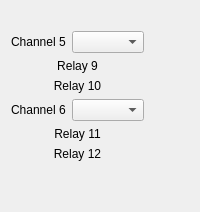
       <widget class="QWidget" name="widget_5" native="true">
        <layout class="QGridLayout" name="gridLayout_6">
         <item row="2" column="0" colspan="2">
          <widget class="QLabel" name="label_19">
           <property name="text">
            <string>Relay 9</string>
           </property>
           <property name="alignment">
            <set>Qt::AlignCenter</set>
           </property>
          </widget>
         </item>
         <item row="1" column="3">
          <widget class="PyDMLabel" name="PyDMLabel_18">
           <property name="toolTip">
            <string/>
           </property>
           <property name="whatsThis">
            <string/>
           </property>
           <property name="alignment">
            <set>Qt::AlignCenter</set>
           </property>
           <property name="channel" stdset="0">
            <string>ca://${DEVICE}:PressureRb-5s</string>
           </property>
          </widget>
         </item>
         <item row="6" column="3">
          <widget class="PyDMLabel" name="PyDMLabel_40">
           <property name="toolTip">
            <string/>
           </property>
           <property name="whatsThis">
            <string/>
           </property>
           <property name="alignment">
            <set>Qt::AlignCenter</set>
           </property>
           <property name="precisionFromPV" stdset="0">
            <bool>false</bool>
           </property>
           <property name="precision" stdset="0">
            <number>3</number>
           </property>
           <property name="channel" stdset="0">
            <string>ca://${DEVICE}:RelayRb-12</string>
           </property>
           <property name="displayFormat" stdset="0">
            <enum>PyDMLabel::Exponential</enum>
           </property>
          </widget>
         </item>
         <item row="4" column="3">
          <widget class="PyDMLabel" name="plblC2">
           <property name="toolTip">
            <string/>
           </property>
           <property name="whatsThis">
            <string/>
           </property>
           <property name="alignment">
            <set>Qt::AlignCenter</set>
           </property>
           <property name="channel" stdset="0">
            <string>ca://${DEVICE}:PressureRb-6s</string>
           </property>
          </widget>
         </item>
         <item row="2" column="3">
          <widget class="PyDMLabel" name="PyDMLabel_37">
           <property name="toolTip">
            <string/>
           </property>
           <property name="whatsThis">
            <string/>
           </property>
           <property name="alignment">
            <set>Qt::AlignCenter</set>
           </property>
           <property name="precisionFromPV" stdset="0">
            <bool>false</bool>
           </property>
           <property name="precision" stdset="0">
            <number>3</number>
           </property>
           <property name="channel" stdset="0">
            <string>ca://${DEVICE}:RelayRb-9</string>
           </property>
           <property name="displayFormat" stdset="0">
            <enum>PyDMLabel::Exponential</enum>
           </property>
          </widget>
         </item>
         <item row="2" column="2">
          <widget class="PyDMLabel" name="PyDMLabel_29">
           <property name="toolTip">
            <string/>
           </property>
           <property name="whatsThis">
            <string/>
           </property>
           <property name="alignment">
            <set>Qt::AlignCenter</set>
           </property>
           <property name="precisionFromPV" stdset="0">
            <bool>false</bool>
           </property>
           <property name="precision" stdset="0">
            <number>3</number>
           </property>
           <property name="channel" stdset="0">
            <string>ca://${DEVICE}:RelayStatusRb-9</string>
           </property>
          </widget>
         </item>
         <item row="1" column="2">
          <widget class="PyDMByteIndicator" name="PyDMByteIndicator_3">
           <property name="toolTip">
            <string/>
           </property>
           <property name="whatsThis">
            <string>
    Widget for graphical representation of bits from an integer number
    with support for Channels and more from PyDM

    Parameters
    ----------
    parent : QWidget
        The parent widget for the Label
    init_channel : str, optional
        The channel to be used by the widget.
    </string>
           </property>
           <property name="channel" stdset="0">
            <string>ca://${DEVICE}:EnableRb-5</string>
           </property>
           <property name="showLabels" stdset="0">
            <bool>false</bool>
           </property>
           <property name="circles" stdset="0">
            <bool>true</bool>
           </property>
          </widget>
         </item>
         <item row="5" column="0" colspan="2">
          <widget class="QLabel" name="label_21">
           <property name="text">
            <string>Relay 11</string>
           </property>
           <property name="alignment">
            <set>Qt::AlignCenter</set>
           </property>
          </widget>
         </item>
         <item row="1" column="1">
          <widget class="PyDMEnumComboBox" name="PyDMEnumComboBox_5">
           <property name="minimumSize">
            <size>
             <width>70</width>
             <height>0</height>
            </size>
           </property>
           <property name="toolTip">
            <string/>
           </property>
           <property name="whatsThis">
            <string>
    A QComboBox with support for Channels and more from PyDM

    Parameters
    ----------
    parent : QWidget
        The parent widget for the Label
    init_channel : str, optional
        The channel to be used by the widget.

    Signals
    -------
    send_value_signal : int, float, str, bool or np.ndarray
        Emitted when the user changes the value.
    activated : int, str
        Emitted when the user chooses an item in the combobox.
    currentIndexChanged : int, str
        Emitted when the index is changed in the combobox.
    highlighted : int, str
        Emitted when an item in the combobox popup list is highlighted
        by the user.
    </string>
           </property>
           <property name="channel" stdset="0">
            <string>ca://${DEVICE}:EnableSp-5</string>
           </property>
          </widget>
         </item>
         <item row="5" column="3">
          <widget class="PyDMLabel" name="PyDMLabel_39">
           <property name="toolTip">
            <string/>
           </property>
           <property name="whatsThis">
            <string/>
           </property>
           <property name="alignment">
            <set>Qt::AlignCenter</set>
           </property>
           <property name="precisionFromPV" stdset="0">
            <bool>false</bool>
           </property>
           <property name="precision" stdset="0">
            <number>3</number>
           </property>
           <property name="channel" stdset="0">
            <string>ca://${DEVICE}:RelayRb-11</string>
           </property>
           <property name="displayFormat" stdset="0">
            <enum>PyDMLabel::Exponential</enum>
           </property>
          </widget>
         </item>
         <item row="6" column="2">
          <widget class="PyDMLabel" name="PyDMLabel_32">
           <property name="toolTip">
            <string/>
           </property>
           <property name="whatsThis">
            <string/>
           </property>
           <property name="alignment">
            <set>Qt::AlignCenter</set>
           </property>
           <property name="precisionFromPV" stdset="0">
            <bool>false</bool>
           </property>
           <property name="precision" stdset="0">
            <number>3</number>
           </property>
           <property name="channel" stdset="0">
            <string>ca://${DEVICE}:RelayStatusRb-12</string>
           </property>
          </widget>
         </item>
         <item row="3" column="2">
          <widget class="PyDMLabel" name="PyDMLabel_30">
           <property name="toolTip">
            <string/>
           </property>
           <property name="whatsThis">
            <string/>
           </property>
           <property name="alignment">
            <set>Qt::AlignCenter</set>
           </property>
           <property name="precisionFromPV" stdset="0">
            <bool>false</bool>
           </property>
           <property name="precision" stdset="0">
            <number>3</number>
           </property>
           <property name="channel" stdset="0">
            <string>ca://${DEVICE}:RelayStatusRb-10</string>
           </property>
          </widget>
         </item>
         <item row="3" column="0" colspan="2">
          <widget class="QLabel" name="label_20">
           <property name="text">
            <string>Relay 10</string>
           </property>
           <property name="alignment">
            <set>Qt::AlignCenter</set>
           </property>
          </widget>
         </item>
         <item row="5" column="2">
          <widget class="PyDMLabel" name="PyDMLabel_31">
           <property name="toolTip">
            <string/>
           </property>
           <property name="whatsThis">
            <string/>
           </property>
           <property name="alignment">
            <set>Qt::AlignCenter</set>
           </property>
           <property name="precisionFromPV" stdset="0">
            <bool>false</bool>
           </property>
           <property name="precision" stdset="0">
            <number>3</number>
           </property>
           <property name="channel" stdset="0">
            <string>ca://${DEVICE}:RelayStatusRb-11</string>
           </property>
          </widget>
         </item>
         <item row="3" column="3">
          <widget class="PyDMLabel" name="PyDMLabel_38">
           <property name="toolTip">
            <string/>
           </property>
           <property name="whatsThis">
            <string/>
           </property>
           <property name="alignment">
            <set>Qt::AlignCenter</set>
           </property>
           <property name="precisionFromPV" stdset="0">
            <bool>false</bool>
           </property>
           <property name="precision" stdset="0">
            <number>3</number>
           </property>
           <property name="channel" stdset="0">
            <string>ca://${DEVICE}:RelayRb-10</string>
           </property>
           <property name="displayFormat" stdset="0">
            <enum>PyDMLabel::Exponential</enum>
           </property>
          </widget>
         </item>
         <item row="4" column="1">
          <widget class="PyDMEnumComboBox" name="cbC2">
           <property name="minimumSize">
            <size>
             <width>70</width>
             <height>0</height>
            </size>
           </property>
           <property name="toolTip">
            <string/>
           </property>
           <property name="whatsThis">
            <string>
    A QComboBox with support for Channels and more from PyDM

    Parameters
    ----------
    parent : QWidget
        The parent widget for the Label
    init_channel : str, optional
        The channel to be used by the widget.

    Signals
    -------
    send_value_signal : int, float, str, bool or np.ndarray
        Emitted when the user changes the value.
    activated : int, str
        Emitted when the user chooses an item in the combobox.
    currentIndexChanged : int, str
        Emitted when the index is changed in the combobox.
    highlighted : int, str
        Emitted when an item in the combobox popup list is highlighted
        by the user.
    </string>
           </property>
           <property name="channel" stdset="0">
            <string>ca://${DEVICE}:EnableSp-6</string>
           </property>
          </widget>
         </item>
         <item row="4" column="0">
          <widget class="QLabel" name="lblC2">
           <property name="text">
            <string>Channel 6</string>
           </property>
          </widget>
         </item>
         <item row="6" column="0" colspan="2">
          <widget class="QLabel" name="label_22">
           <property name="text">
            <string>Relay 12</string>
           </property>
           <property name="alignment">
            <set>Qt::AlignCenter</set>
           </property>
          </widget>
         </item>
         <item row="4" column="2">
          <widget class="PyDMByteIndicator" name="biC2">
           <property name="toolTip">
            <string/>
           </property>
           <property name="whatsThis">
            <string>
    Widget for graphical representation of bits from an integer number
    with support for Channels and more from PyDM

    Parameters
    ----------
    parent : QWidget
        The parent widget for the Label
    init_channel : str, optional
        The channel to be used by the widget.
    </string>
           </property>
           <property name="channel" stdset="0">
            <string>ca://${DEVICE}:EnableRb-6</string>
           </property>
           <property name="showLabels" stdset="0">
            <bool>false</bool>
           </property>
           <property name="circles" stdset="0">
            <bool>true</bool>
           </property>
          </widget>
         </item>
         <item row="0" column="0">
          <widget class="PyDMLabel" name="PyDMLabel_22">
           <property name="toolTip">
            <string/>
           </property>
           <property name="whatsThis">
            <string/>
           </property>
           <property name="channel" stdset="0">
            <string>ca://${DEVICE}:ModuleType-C</string>
           </property>
          </widget>
         </item>
         <item row="1" column="0">
          <widget class="QLabel" name="label_8">
           <property name="text">
            <string>Channel 5</string>
           </property>
          </widget>
         </item>
         <item row="7" column="0">
          <spacer name="verticalSpacer_3">
           <property name="orientation">
            <enum>Qt::Vertical</enum>
           </property>
           <property name="sizeHint" stdset="0">
            <size>
             <width>20</width>
             <height>40</height>
            </size>
           </property>
          </spacer>
         </item>
        </layout>
       </widget>
